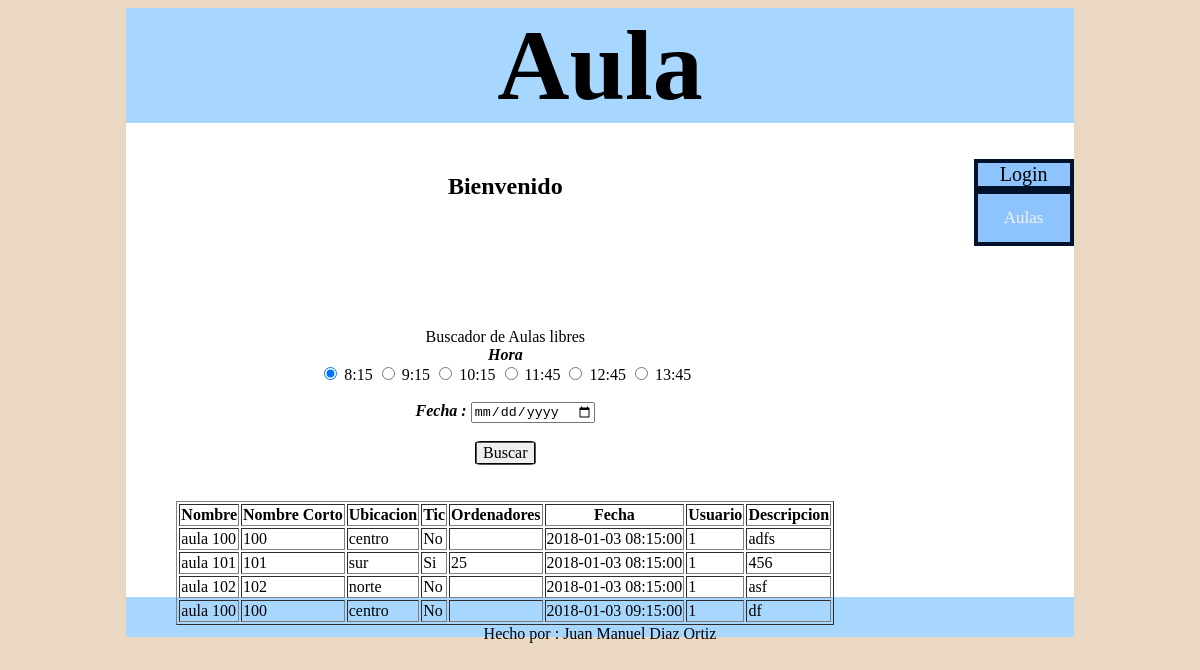
The page /Aula/Consulta.php (signed in) on the database as committed earlier.
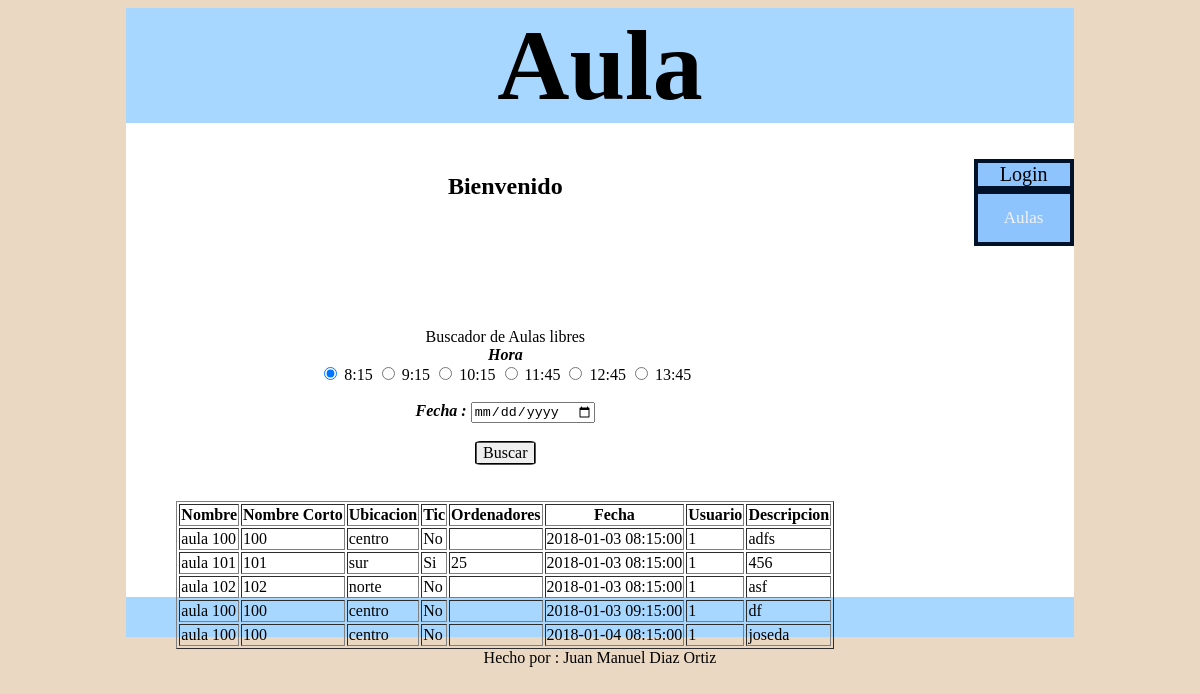
The same page on the database as committed later.
### tables this page shows
CREATE TABLE IF NOT EXISTS `consulta` (
  `id` int(11) NOT NULL AUTO_INCREMENT,
  `fecha` datetime DEFAULT NULL,
  `id_aulas` int(11) NOT NULL,
  `descripcion` varchar(255) NOT NULL,
  `id_usuario` int(11) NOT NULL,
  `eliminacion` varchar(255) DEFAULT NULL,
  PRIMARY KEY (`id`),
  KEY `id_aulas` (`id_aulas`),
  KEY `id_usuario` (`id_usuario`)
);

CREATE TABLE IF NOT EXISTS `aula` (
  `id` int(11) NOT NULL AUTO_INCREMENT,
  `nombre` varchar(255) NOT NULL,
  `nombreCorto` varchar(255) NOT NULL,
  `ubicacion` varchar(255) NOT NULL,
  `tic` tinyint(1) NOT NULL,
  `ordenadores` int(11) DEFAULT NULL,
  PRIMARY KEY (`id`)
);

CREATE TABLE IF NOT EXISTS `cliente` (
  `id` int(11) NOT NULL AUTO_INCREMENT,
  `nombre` varchar(255) NOT NULL,
  `contraseña` varchar(255) NOT NULL,
  `nick` varchar(255) NOT NULL,
  PRIMARY KEY (`id`)
);

### Aula/dao.php (called while the page is built, shortened)
<?php
class Dao{
    private $conn;
    function __construct(){
        try{
         $this->conn = new PDO(MYSQL_HOST,MYSQL_USER);
        }catch(PDOException $e){
         $this->error = "Error en la conesion".$e->getMessage();
         $this->conn = null;
        }
    }
    function AulasConsultaDao(){
        try{
            $state =$this->conn->query("SELECT * FROM consulta as t1 , aula as t2 , cliente as t3  WHERE t1.fecha!='null' AND t1.id_aulas=t2.id");
             return $state;
        }catch(PDOException $e){
            echo $e;
        }
    }
}
?>

### Aula/Consulta.php (the view)
<?php
include_once "App.php";
$app = new App();
$app->validateSession();
APP::showHeader("Aula");
print "<h2 align='center'>Bienvenido  ".$_REQUEST['nick']."</h2><br/><br/><br/><br/>";
if(isset($_REQUEST['buscar'])){
    $aulas = $app->AulasConsultaFAll($_REQUEST['fecha']." ".$_REQUEST['tipo'])->fetchAll();
}else{
    $aulas = $app->AulasConsulta()->fetchAll();
}
print "
<br/><br/>
<p align='center'>Buscador de Aulas libres</p>
<form action='#' method='get' align='center'>
<p>Hora</p>
<input type='hidden'name='nick' value='".$_REQUEST['nick']."'/>
<input type='radio' name='tipo' value='8:15:00' checked> 8:15 </input>
<input type='radio' name='tipo' value='9:15:00'> 9:15</input>
<input type='radio' name='tipo' value='10:15:00'> 10:15</input>
<input type='radio' name='tipo' value='11:45:00'> 11:45</input>
<input type='radio' name='tipo' value='12:45:00'> 12:45</input>
<input type='radio' name='tipo' value='13:45:00'> 13:45</input>
<br/><br/>
<p>Fecha : <input type='date' name='fecha' /></p>
<br/>
<input type='submit' class='boton' name='buscar' value='Buscar' />
</form>
";
if(isset($aulas))
if(count($aulas)==0){
 print "
 <br/><br/><br/><br/><p align='center'>No hay Aulas libres</p>";
}else{
print "
<br/><br/>
<table align='center' border='1'>
<tr>
    <th>Nombre</th>
    <th>Nombre Corto</th>
    <th>Ubicacion</th>
    <th>Tic</th>
    <th>Ordenadores</th>
    <th>Fecha</th>
    <th>Usuario</th>
    <th>Descripcion</th>
</tr>
    ";
    foreach ($aulas as $row) {
        print "
        <tr>
        <td>".$row[7]."</td>
        <td>".$row['nombreCorto']."</td>
        <td>".$row['ubicacion']."</td>
        <td>";
        if ($row['tic']==0){
            print "No";
        }else
        {
            print "Si";
        }
        print "</td>
        <td>".$row['ordenadores']."</td>
        <td>".$row['fecha']."</td>
        <td>".$row[12]."</td>
        <td>".$row[3]."</td>
       </tr>";
    }
print "
</table>
";
}
APP::showFooter();
?>

### Aula/App.php (shortened to what this page needs)
<?php
include_once "dao.php";
class App{
    private $dao;
        function __construct(){
            $this->dao = new Dao();
        }
        function AulasConsulta(){
            return $this->dao->AulasConsultaDao();
        }
    static function showHeader($titulo){
        print "
        <!DOCTYPE html>
        <html>
        <head lang = \"es\">
        <meta charset=\"UTF-8\">
        <title>$titulo</title>
        <link href=\"css\stylo.css\" rel=\"stylesheet\">
        </head>
        <body>
        <div id='principal'>
        <header align='center'>
        <h1>Aula</h1>
        </header>
        <div id='contenido'>
        <div id='menu'>
                <ol>
                <li>Login
                <ol>
                <li><a href='Login.php'>Iniciar</a></li>
                <li><a href='Registrar.php'>Registrarse</a></li>
                </ol></li>
                <li><a href='Aulas.php?nick=".$_REQUEST['nick']."'>Aulas</a></li>
                </ol>
        </div>
        <nav>
        ";
    }
    static function showFooter(){
        print "
        </nav>
        </div>
        <footer>
        <p>Hecho por : Juan Manuel Diaz Ortiz</p>
        </footer>
        </div>
        </body>
        </html>
        ";
    }
}
?>

### Aula/css/stylo.css (style rules this page uses)
footer { background: #A7D6FE; height: 40px; text-align: center; }
header { background: #A7D6FE; height: 20%; }
#contenido { background: white; padding-bottom: 50%; margin-bottom: 0%; }
body { background: #EAD8C3; }
h1 { margin: 0px; font-size: 100px; }
p { margin: 0px; }
#menu ol { position: relative; float: left; text-align: center; padding: 0px; width: 100px; list-style: none; }
nav { padding-top: 30px; width: 80%; float: right; }
#menu { position: relative; float: right; width: 20%; margin-top: 20px; }
#menu ol { float: right; }
#menu li { font-size: 20px; border: 4px; border-style: solid; border-color: rgb(0, 18, 41); background: #8DC4FD; }
#principal { margin-left: 10%; margin-right: 10%; margin-top: 0%; margin-bottom: 0%; min-width: 550px; }
.boton { margin: 0; font-family: inherit; font-size: inherit; overflow: visible; border-style: groove; border-radius: 10%; }
form p { font-style: italic; font-weight: bolder; }
a { display: inline-block; color: #f2f2f2; text-align: center; padding: 14px 16px; text-decoration: none; font-size: 17px; }

Rows that differ between the two databases and show on the page:
added consulta: id_aulas.nombre "aula 100", id_aulas.nombreCorto "100", id_aulas.ubicacion "centro", shows "No", fecha "2018-01-04 08:15:00", id_usuario "1", descripcion "joseda"
